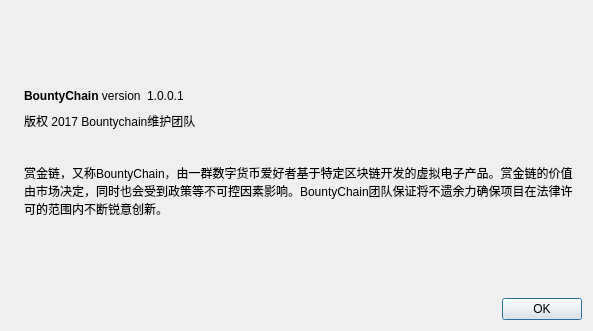
<?xml version="1.0" encoding="UTF-8"?>
<ui version="4.0">
 <class>AboutDialog</class>
 <widget class="QDialog" name="AboutDialog">
  <property name="geometry">
   <rect>
    <x>0</x>
    <y>0</y>
    <width>593</width>
    <height>331</height>
   </rect>
  </property>
  <property name="windowTitle">
   <string>About BountyChain</string>
  </property>
  <layout class="QHBoxLayout" name="horizontalLayout_2">
   <item>
    <widget class="QLabel" name="label_4">
     <property name="sizePolicy">
      <sizepolicy hsizetype="Preferred" vsizetype="Ignored">
       <horstretch>0</horstretch>
       <verstretch>0</verstretch>
      </sizepolicy>
     </property>
     <property name="pixmap">
      <pixmap resource="../bitcoin.qrc">:/images/about</pixmap>
     </property>
    </widget>
   </item>
   <item>
    <layout class="QVBoxLayout" name="verticalLayout_2">
     <item>
      <spacer name="verticalSpacer_2">
       <property name="orientation">
        <enum>Qt::Vertical</enum>
       </property>
       <property name="sizeHint" stdset="0">
        <size>
         <width>20</width>
         <height>40</height>
        </size>
       </property>
      </spacer>
     </item>
     <item>
      <layout class="QHBoxLayout" name="horizontalLayout">
       <item>
        <widget class="QLabel" name="label">
         <property name="cursor">
          <cursorShape>IBeamCursor</cursorShape>
         </property>
         <property name="text">
          <string>&lt;b&gt;BountyChain&lt;/b&gt; version</string>
         </property>
         <property name="textInteractionFlags">
          <set>Qt::LinksAccessibleByMouse|Qt::TextSelectableByKeyboard|Qt::TextSelectableByMouse</set>
         </property>
        </widget>
       </item>
       <item>
        <widget class="QLabel" name="versionLabel">
         <property name="cursor">
          <cursorShape>IBeamCursor</cursorShape>
         </property>
         <property name="text">
          <string notr="true">1.0.0.1</string>
         </property>
         <property name="textInteractionFlags">
          <set>Qt::LinksAccessibleByMouse|Qt::TextSelectableByKeyboard|Qt::TextSelectableByMouse</set>
         </property>
        </widget>
       </item>
       <item>
        <spacer name="horizontalSpacer">
         <property name="orientation">
          <enum>Qt::Horizontal</enum>
         </property>
         <property name="sizeHint" stdset="0">
          <size>
           <width>40</width>
           <height>20</height>
          </size>
         </property>
        </spacer>
       </item>
      </layout>
     </item>
     <item>
      <widget class="QLabel" name="copyrightLabel">
       <property name="cursor">
        <cursorShape>IBeamCursor</cursorShape>
       </property>
       <property name="text">
        <string>&lt;html&gt;&lt;head/&gt;&lt;body&gt;&lt;p&gt;版权 2017 Bountychain维护团队&lt;br/&gt;&lt;br/&gt;&lt;/p&gt;&lt;/body&gt;&lt;/html&gt;</string>
       </property>
       <property name="textInteractionFlags">
        <set>Qt::LinksAccessibleByMouse|Qt::TextSelectableByKeyboard|Qt::TextSelectableByMouse</set>
       </property>
      </widget>
     </item>
     <item>
      <widget class="QLabel" name="label_2">
       <property name="cursor">
        <cursorShape>IBeamCursor</cursorShape>
       </property>
       <property name="text">
        <string>&lt;html&gt;&lt;head/&gt;&lt;body&gt;&lt;p&gt;赏金链，又称BountyChain，由一群数字货币爱好者基于特定区块链开发的虚拟电子产品。赏金链的价值由市场决定，同时也会受到政策等不可控因素影响。BountyChain团队保证将不遗余力确保项目在法律许可的范围内不断锐意创新。&lt;/p&gt;&lt;/body&gt;&lt;/html&gt;</string>
       </property>
       <property name="wordWrap">
        <bool>true</bool>
       </property>
       <property name="textInteractionFlags">
        <set>Qt::LinksAccessibleByMouse|Qt::TextSelectableByKeyboard|Qt::TextSelectableByMouse</set>
       </property>
      </widget>
     </item>
     <item>
      <spacer name="verticalSpacer">
       <property name="orientation">
        <enum>Qt::Vertical</enum>
       </property>
       <property name="sizeHint" stdset="0">
        <size>
         <width>20</width>
         <height>40</height>
        </size>
       </property>
      </spacer>
     </item>
     <item>
      <widget class="QDialogButtonBox" name="buttonBox">
       <property name="orientation">
        <enum>Qt::Horizontal</enum>
       </property>
       <property name="standardButtons">
        <set>QDialogButtonBox::Ok</set>
       </property>
      </widget>
     </item>
    </layout>
   </item>
  </layout>
 </widget>
 <resources>
  <include location="../bitcoin.qrc"/>
 </resources>
 <connections>
  <connection>
   <sender>buttonBox</sender>
   <signal>accepted()</signal>
   <receiver>AboutDialog</receiver>
   <slot>accept()</slot>
   <hints>
    <hint type="sourcelabel">
     <x>360</x>
     <y>308</y>
    </hint>
    <hint type="destinationlabel">
     <x>157</x>
     <y>274</y>
    </hint>
   </hints>
  </connection>
  <connection>
   <sender>buttonBox</sender>
   <signal>rejected()</signal>
   <receiver>AboutDialog</receiver>
   <slot>reject()</slot>
   <hints>
    <hint type="sourcelabel">
     <x>428</x>
     <y>308</y>
    </hint>
    <hint type="destinationlabel">
     <x>286</x>
     <y>274</y>
    </hint>
   </hints>
  </connection>
 </connections>
</ui>
